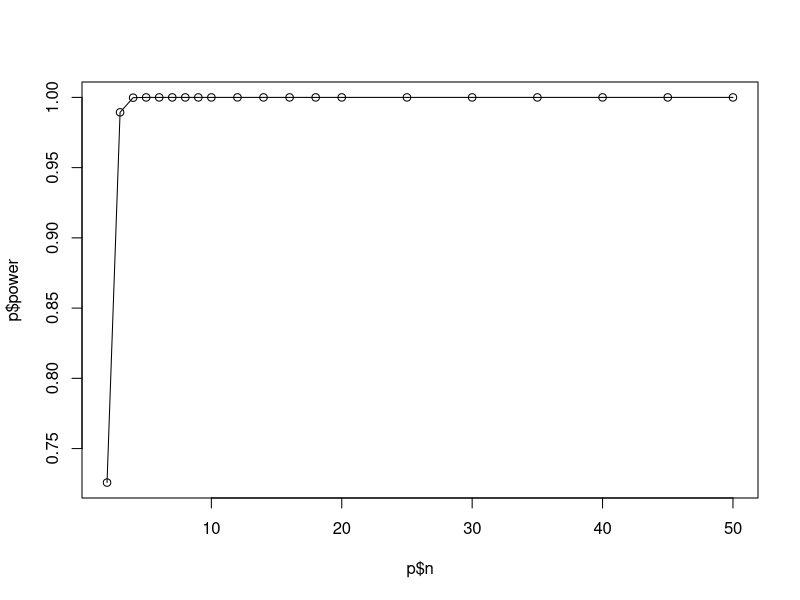

This chart was generated by the following R code: (Note: this script raises an error after producing the figure.)
##Power Analysis for experimental design 
#Funding agency: Wings for Life
#Proposal:
##v1.0
#Author: Daniel Prieto dprieto(at)fcien.edu.uy
#Date:2022-10-26
##
##############################################
##Effect size determination of existing data##
##############################################
#>>>EtBr internalization assay<<<
##Data source: Fabbiani et al. 2020
#source DOI: 10.1523/JNEUROSCI.2056-19
#Load data
data.prel <- read.csv("tatgap19Etbr.csv")
data1 <- as.numeric(data.prel$TatGAP19)#group A: TAT-Gap19
data2 <- as.numeric(data.prel$Scrambled)#group B: Scrambled peptide control
data2 <- data2[1:19]#Discard NA values
##Check normality
shapiro.test(data1)#Shapiro-Wilk normality test
shapiro.test(data2)
#p>0.05 means we cannot reject the null hypothesis (that the data are normally distributed).
#
##Determine size of the effect
yA <- mean(data1)#mean of the measures for group A
yB <- mean(data2)#mean of the measures for group A
sd.pool <- sqrt(((sd(data1))^2+(sd(data2))^2)/2)#pooled standard deviation
d <- (yB-yA)/sd.pool #ES - Bausell & Li (2002)  DOI:10.1017/CBO9780511541933
d #Show effect size (Cohen's "d")
#
##################################################################
##A priori ower analysis of unknown data (effect size estimated)##
##################################################################
##One-way ANOVA
library(pwr)#Load library
#size of the effect (f)
#small=0.1; medium=0.25; large=0.4 #from Cohen's classification
#the number of groups in the proposed experiment (k)
#desired statistical power = 0.8
#returns "n", the number of samples required to achieve that power
pwr.anova.test(k=3, f=2.06, sig.level=0.05, power=0.8) 
#Plot Power=f(sample size)
n <- c(seq(2,10,by=1),seq(12,20,by=2),seq(25,50,by=5))#define n intervals
p <- pwr.anova.test(k=3, f=2.06, sig.level=0.05, power=NULL, n=n) #calculate for interval
plot(p$n,p$power)#create dot plot
lines(p$n,p$power)#overlay line plot
#
########################################
##Bootstrap expansion of pilot studies##
########################################
##Data source:
#Load data here or use same as used for ES determination
#Code below based on code from Elizabeth Colantuoni:
#http://www.biostat.jhsph.edu/~ejohnson/regression/Sample%20Size%20Power%20Considerations.pdf
#Define 1000 pseudo replicates
power = function(sample1, sample2, reps=1000, size=10) {
  results <- sapply(1:reps, function(r) {
    resample1 <- sample(sample1, size=size, replace=TRUE)
    resample2 <- sample(sample2, size=size, replace=TRUE)
    test <- wilcox.test(resample1, resample2, paired=FALSE)
    test$p.value
  })
  sum(results<0.05)/reps
}
#Find power for sample sizes 3-100
pow <- c()
size <- c()
for (j in 3:100){
  pow[j] <- power(data1, data2, reps=1000, size=j)
  size[j] <- j
}
bPower <- as.data.frame(cbind(pow, size))
#Plot stuff
library(ggplot2)
Pplot <- ggplot(bPower, aes(y = pow, x = size))+
  geom_point(size = 2, alpha=0.7)+ 
  theme(axis.text.x = element_text(hjust = 1, size = 16, color = "black"), 
        axis.text.y = element_text(hjust = 1, size = 16, color = "black"),
        axis.title=element_text(size=14,face="bold"),legend.position = "none") +
  theme(panel.grid.major = element_blank(), panel.grid.minor = element_blank(),
        panel.background = element_blank(), axis.line = element_line(colour = "black", size = 1))+
  labs(x = "Sample size", y = "Statistical power") +
  labs(title = "Power analysis (bootstrap)", subtitle = "EdU+tdT+ cells") +
  theme(plot.title = element_text(size = 14, color = "black", face = "bold"), plot.subtitle=element_text(size = 12))+
  geom_ribbon(stat="smooth", color = "grey", size = 0.3, aes(outfit=fit<<-..y..), alpha=0.3, method = loess)
##Now make model explicit
mdl <- loess(size ~ pow)#fit with Loess model of local polynomial adjustment
#This is the sample size needed for the specified Power:
desPow <- 0.8#desired power
sampSize <- predict(mdl, desPow)#Sample size at value
sampSize <- round(sampSize, digits = 0)
##
#Put it into the plot
Pplot <- Pplot + geom_vline(xintercept = sampSize, linetype="dotted", color = "black", size=1)# Add a vertical line segment
Pplot <- Pplot + geom_hline(yintercept = desPow, linetype="dotted", color = "grey", size=1)# Add horizontal line segment
Pplot <- Pplot + scale_y_continuous(breaks = sort(c(desPow, seq(0,1,0.25))), 
                                    labels=sort(c(desPow,seq(0,1,0.25))))
Pplot+ scale_x_continuous(breaks = sort(c(sampSize, seq(0,100,25))), 
                          labels=sort(c(sampSize,seq(0,100,25))))+ 
  theme(axis.text.x = element_text(angle = 45))
#EOF
